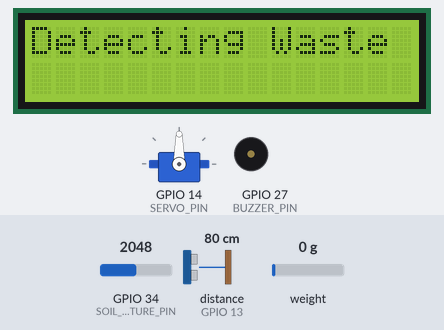
Recording of a program running on a simulated ESP32. Parts: 16×2 character LCD, servo, buzzer (waves = sounding, pin HIGH). Wiring (inferred from the names in the program): ultrasonic range finder: trigger GPIO 12; echo GPIO 13. Inputs (shaded band) come from the test bench; at power-on: distance to the obstacle (sensor on GPIO 13) 80 cm, weight on the scale 0 g, GPIO 34 (SOIL_MOISTURE_PIN) = 2048. The echo pulse lasts 58.3 µs per cm; pins used as bus, display or sensor lines are not drawn; what the program prints to the serial monitor is not drawn.

Above: at 2.2 s.
2.3 s: distance to the obstacle (sensor on GPIO 13) set to 23 cm
5.0 s: distance to the obstacle (sensor on GPIO 13) set to 18 cm
At 7.0 s:
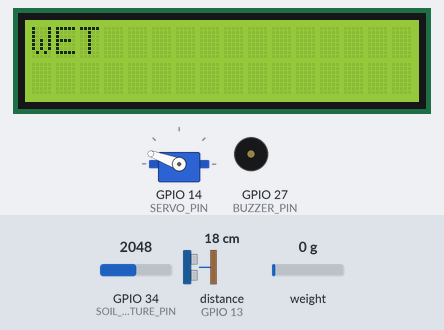
11.0 s: distance to the obstacle (sensor on GPIO 13) set to 35 cm
At 11.9 s:
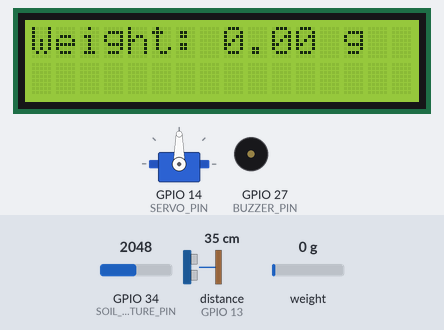
13.7 s: distance to the obstacle (sensor on GPIO 13) set to 2 cm
At 14.9 s:
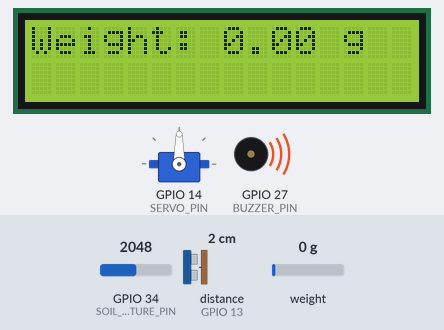
16.6 s: weight on the scale set to 100 g
At 19.8 s:
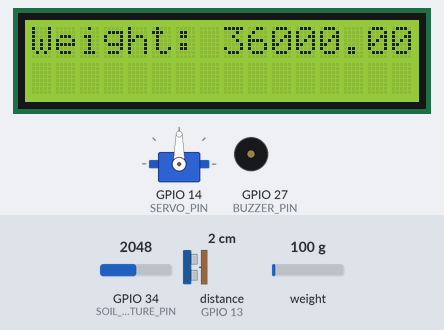
22.6 s: weight on the scale set to 1250 g
At 27.4 s:
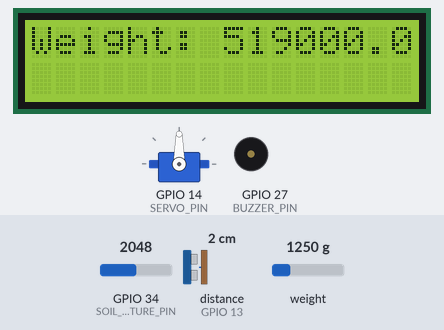
Timing chart, 0 to 29.6 s (numbered marks = the images above; inputs shaded):
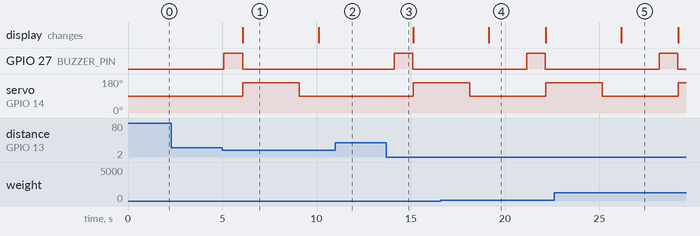

Measured:
- the behaviour switches between 21 and 20 cm on distance to the obstacle (sensor on GPIO 13) (found by bisection; images 0 and 1)
- after the input at 2.3 s, every drawn part: stays the same
- after the input at 5.0 s, GPIO 27 (BUZZER_PIN): LOW → HIGH after 0.09 s, → LOW 1.0 s later; servo on GPIO 14 (SERVO_PIN): 90° → 160° after 1.1 s, → 90° 3.0 s later; the display: changes after 1.1 s (image 1)
- after the input at 11.0 s, GPIO 27 (BUZZER_PIN): stays LOW (without the input it goes to HIGH after 1.1 s); servo on GPIO 14 (SERVO_PIN): stays 90° (without the input it goes to 160° after 2.1 s)
- after the input at 13.7 s, GPIO 27 (BUZZER_PIN): LOW → HIGH after 0.41 s, → LOW 1.0 s later; servo on GPIO 14 (SERVO_PIN): 90° → 160° after 1.4 s
- after the input at 16.6 s, the display: changes after 2.5 s (image 4)
- after the input at 22.6 s, the display: changes after 3.6 s (image 5)
- what the display in image 1 shows lasts 4.0 s, from 6.1 s to 10.1 s

The program:

main.cpp
```cpp
#include <Wire.h>
#include <LiquidCrystal_I2C.h>
#include <ESP32Servo.h>
#include <HX711.h>

// Pin definitions
#define TRIG_PIN 12
#define ECHO_PIN 13
#define SERVO_PIN 14
#define BUZZER_PIN 27
#define SOIL_MOISTURE_PIN 34
#define LOADCELL_DOUT_PIN 32
#define LOADCELL_SCK_PIN 33

// Initialize components
LiquidCrystal_I2C lcd(0x27, 16, 2);
Servo servo;
HX711 loadCell;

void setup() {
  // Initialize serial communication
  Serial.begin(9600);

  // Initialize LCD
  lcd.init();
  lcd.backlight();
  lcd.setCursor(0, 0);
  lcd.print("Detecting Waste");

  // Initialize servo
  servo.attach(SERVO_PIN);
  servo.write(90); // Initial position

  // Initialize load cell
  loadCell.begin(LOADCELL_DOUT_PIN, LOADCELL_SCK_PIN);
  loadCell.set_scale();
  loadCell.tare();

  // Initialize pins
  pinMode(TRIG_PIN, OUTPUT);
  pinMode(ECHO_PIN, INPUT);
  pinMode(BUZZER_PIN, OUTPUT);
  pinMode(SOIL_MOISTURE_PIN, INPUT);
}

void loop() {
  // Detect waste using ultrasonic sensor
  digitalWrite(TRIG_PIN, LOW);
  delayMicroseconds(2);
  digitalWrite(TRIG_PIN, HIGH);
  delayMicroseconds(10);
  digitalWrite(TRIG_PIN, LOW);
  long duration = pulseIn(ECHO_PIN, HIGH);
  long distance = duration * 0.034 / 2;

  if (distance < 20) { // Waste detected within 30 cm
    // Sound the buzzer
    digitalWrite(BUZZER_PIN, HIGH);
    delay(1000);
    digitalWrite(BUZZER_PIN, LOW);

    // Check moisture level
    int moistureValue = analogRead(SOIL_MOISTURE_PIN);
    lcd.clear();
    lcd.setCursor(0, 0);

    if (moistureValue <2600) { // Wet waste
      servo.write(160); // Turn left for wet waste
      lcd.print("WET");
      Serial.println(" ==> Wet Waste");
      Serial.println(moistureValue);
      // Turn left for wet waste
    } else { // Dry waste
      servo.write(20);
      lcd.print("DRY");
      Serial.println(" ==> Dry Waste");
      Serial.println(moistureValue);
       // Turn right for dry waste
    }

    delay(3000); // Hold servo position
    servo.write(90); // Reset servo position

    // Measure weight
    float weight = loadCell.get_units(10);
    //it is showing an error value of 200grams in weight sensor so i have added this condition to avoid that
    weight = weight - 6000;
    if(weight < 0) {
      weight = 0;
    }
    lcd.clear();
    lcd.setCursor(0, 0);
    lcd.print("Weight: ");
    lcd.print(weight);
    lcd.print(" g");
     //print moisture value on serial monitor
    Serial.print("Moisture Value: ");
       Serial.println(moistureValue);
       Serial.print("Weight Value");
       Serial.println(weight);
  }

  delay(2000); // General delay between operations
}
```
